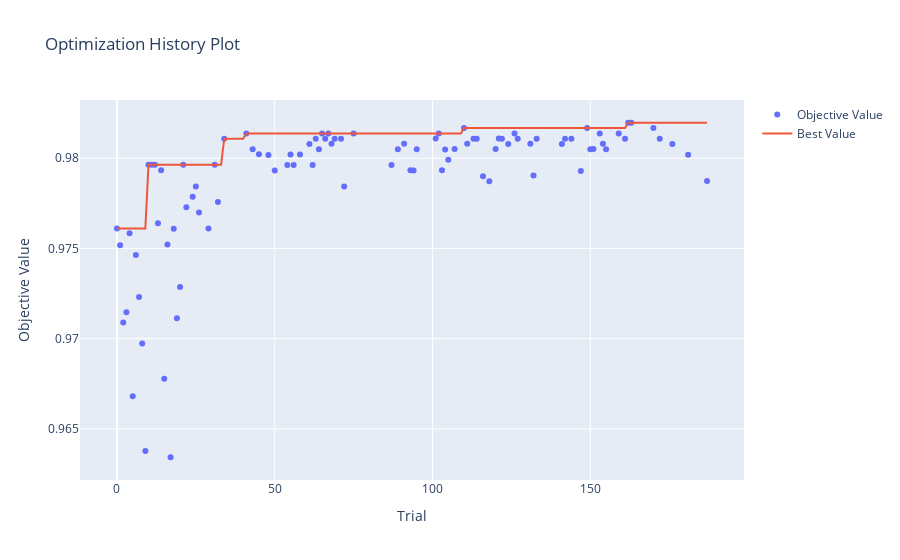

Source (notebook cell):
### Code cell
p_history_feat_eng = optuna.visualization.plot_optimization_history(study_feat_eng)
p_history_feat_eng.show()

### Figure 1 — Plotly figure (JSON) as saved in the notebook; plotly's stock layout.template omitted (floating-point values rounded to 4 significant figures; data arrays with more than 128 entries replaced by an {"elided": "..."} marker saying what was removed)
{"data": [{"mode": "markers", "name": "Objective Value", "type": "scatter", "x": [0, 1, 2, 3, 4, 5, 6, 7, 8, 9, 10, 11, 12, 13, 14, 15, 16, 17, 18, 19, 20, 21, 22, 24, 25, 26, 29, 31, 32, 34, 41, 43, 45, 48, 50, 54, 55, 56, 58, 61, 62, 63, 64, 65, 66, 67, 68, 69, 71, 72, 75, 87, 89, 91, 93, 94, 95, 101, 102, 103, 104, 105, 107, 110, 111, 113, 114, 116, 118, 120, 121, 122, 124, 126, 127, 131, 132, 133, 141, 142, 144, 147, 149, 150, 151, 153, 154, 155, 159, 161, 162, 163, 170, 172, 176, 181, 187], "y": [0.9761, 0.9752, 0.9709, 0.9715, 0.9758, 0.9668, 0.9746, 0.9723, 0.9697, 0.9638, 0.9796, 0.9796, 0.9796, 0.9764, 0.9793, 0.9678, 0.9752, 0.9634, 0.9761, 0.9711, 0.9729, 0.9796, 0.9773, 0.9779, 0.9784, 0.977, 0.9761, 0.9796, 0.9776, 0.9811, 0.9814, 0.9805, 0.9802, 0.9802, 0.9793, 0.9796, 0.9802, 0.9796, 0.9802, 0.9808, 0.9796, 0.9811, 0.9805, 0.9814, 0.9811, 0.9814, 0.9808, 0.9811, 0.9811, 0.9784, 0.9814, 0.9796, 0.9805, 0.9808, 0.9793, 0.9793, 0.9805, 0.9811, 0.9814, 0.9793, 0.9805, 0.9799, 0.9805, 0.9817, 0.9808, 0.9811, 0.9811, 0.979, 0.9787, 0.9805, 0.9811, 0.9811, 0.9808, 0.9814, 0.9811, 0.9808, 0.979, 0.9811, 0.9808, 0.9811, 0.9811, 0.9793, 0.9817, 0.9805, 0.9805, 0.9814, 0.9808, 0.9805, 0.9814, 0.9811, 0.982, 0.982, 0.9817, 0.9811, 0.9808, 0.9802, 0.9787]}, {"mode": "lines", "name": "Best Value", "type": "scatter", "x": {"elided": "188 int values"}, "y": {"elided": "188 float values"}}, {"marker": {"color": "#cccccc"}, "mode": "markers", "name": "Infeasible Trial", "showlegend": false, "type": "scatter", "x": [], "y": []}], "layout": {"title": {"text": "Optimization History Plot"}, "xaxis": {"title": {"text": "Trial"}}, "yaxis": {"title": {"text": "Objective Value"}}}}
